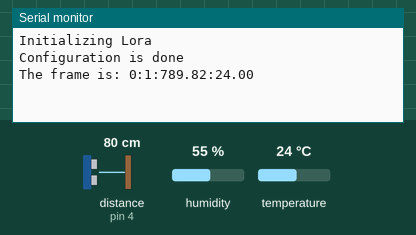
This sketch was run on a simulated Arduino Uno, built with avr-gcc and run on an emulated ATmega328P. On the bench: the last lines printed to the serial monitor. Wiring (inferred from the names in the program): ultrasonic range finder: trigger pin 3; echo pin 4. The inputs (shaded band) are chosen by the test bench; at power-on: distance to the obstacle (sensor on pin 4) 80 cm, temperature 24 °C, humidity 55 %. The echo pulse lasts 58.3 µs per cm; no radio packets arrive unless stated.

Above: at 3.8 s.
3.9 s: distance to the obstacle (sensor on pin 4) set to 2 cm
At 8.8 s:
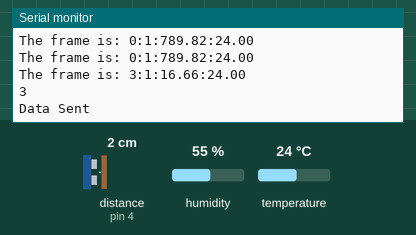
9.5 s: temperature set to 12 °C
At 11.4 s:
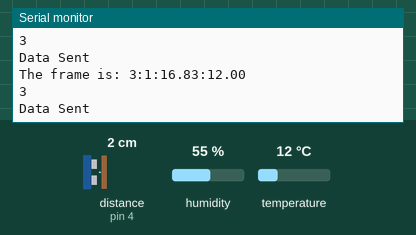
13.4 s: humidity set to 40 %
At 15.2 s:
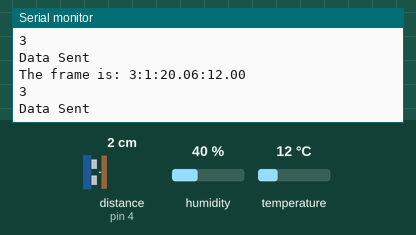
17.3 s: distance to the obstacle (sensor on pin 4) set to 4 cm
At 21.6 s:
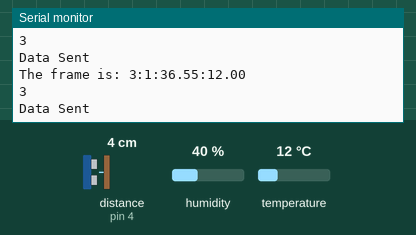
Timing chart, 0 to 23.1 s (numbered marks = the images above; inputs shaded):
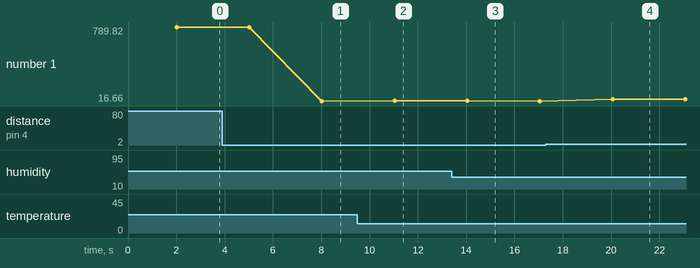

Measured:
- after the input at 3.9 s, the serial monitor: prints a new line after 4.1 s (image 1)
- after the input at 9.5 s, the serial monitor: prints a new line after 1.5 s (image 2)
- after the input at 17.3 s, the serial monitor: prints a new line after 2.8 s (image 4)
- plotted number 1: 789.82 → 16.66 after the input at 3.9 s, 16.83 → 16.66 after the input at 13.4 s, 16.66 → 36.72 after the input at 17.3 s

The sketch:

RailMonitoring_V2.ino
```cpp
#include "DHT.h" // Library that goes with the temperature sensor
#include <SPI.h> //SPI is a library that is needed to make the Rf transmitter work
#include <RH_RF95.h> //Library for Lora
#include "encrypt.h" //library to make the encryption of the data

#define ADD 1 //this is where you specify the address of the station
#define TYPE 0 //by default the type of the frame is 0. It can be 1, 2 or 3 dependending on the conditions


DHT dht; //declaration of the variable for the temperature
RH_RF95 rf95; //declaration of the variable for Lora
float frequency = 868.0; //Frequency that is used for Lora
ENCRYPT encrypt_decrypt; //declaration of the variable for the encryption
//encrypt_key contains the key
unsigned char encryptkey[16]={0x01,0x23,0x45,0x67,0x89,0xAB,0xCD,0xEF,0x01,0x23,0x45,0x67,0x89,0xAB,0xCD,0xEF};


//Ultrasound Sensor
//We define here the pins on the arduino board for the ultrasound sensor
int trig = 3;
int echo = 4;


//DHT pin
//
//We define here the pin on the arduino board for the temperature sensor
int pinDHT = 5;
/* Sound speed on air in mm/us */
const float SOUND_SPEED = 340.0 / 1000;

//This is the part of the code whe we do all the setup it is done once by the micro controller
void setup()
{
  Serial.begin(9600); //This is made to begin the serial port so that data can be read.
  initRF(); //we call the function that initialize the Lora Module
  //The lines below are made to setup the two sensors
  pinMode(trig, OUTPUT);
  digitalWrite(trig, LOW);
  pinMode(echo, INPUT);
  dht.setup(pinDHT);


}
// the loop is what will be executed by the micro controller continously
void loop()
{
  int cpt=0;
  while(cpt<30){
String trame = getTrame(); //Here we put the frame on a variable named trame
if(trame[0]!='0'){ //if the frame type is different from '0'
Serial.println(trame[0]); // We print the frame type
sendPacket(trame);} // and send it to the gateway because there is a problem
 delay(1000);
 cpt++; //the cpt variable is made to have a loop. With cpt going to 30 the loop is made to be 1mn
}
Serial.println("data"); //at the end of the loop we send periodic data.
String trame = getTrame();
sendPacket(trame);
Serial.println(trame[0]);
delay(1000);
}

void initRF(){
  Serial.println(F("Initializing Lora"));
  if (!rf95.init())
    Serial.println("init failed");
   // Setup ISM frequency
  rf95.setFrequency(frequency);
  // Setup Power,dBm
  rf95.setTxPower(13);
  // Defaults after init are 434.0MHz, 13dBm, Bw = 125 kHz, Cr = 4/5, Sf = 128chips/symbol, CRC on

  Serial.println("Configuration is done");
}

void sendPacket(String packet){
  int len = packet.length()+1; //size of packet
  char buff[len]; //create buffer
  packet.toCharArray(buff, len); //store packet in buffer
  encrypt_decrypt.btea(buff, len, encryptkey); //encryption of data
  rf95.send(buff, len); //here we send data
  Serial.println("Data Sent");

}
//this function is made to get data from ultra sound sensor
float getDistanceFromUltraSound(){
  long lecture_echo;
  float mm;
  digitalWrite(trig, HIGH);
  delayMicroseconds(10);
  digitalWrite(trig, LOW);
  lecture_echo = pulseIn(echo, HIGH);
  mm = lecture_echo /  2.0 * SOUND_SPEED;
  return mm;
}
//this function is made to get data from temperature sensor
float getTemperatureFromDHT(){
   delay(dht.getMinimumSamplingPeriod());
   float temperature = dht.getTemperature();
   return temperature;
}
//Function to get the frame
String getTrame(){
  int type = TYPE;
  // frame type
  float mm= getDistanceFromUltraSound();
  //store ultra sound data in mm
  float ma = getTemperatureFromDHT();
  //store temperature data in ma
  if(ma>30)
  type=1;
  //test on temperature
  if(mm<400)
  type=2;
  //test on ultrasound
  if(ma<30 && mm<400)
  type=3;
  //test on temperature and ultrasound

  String trame="";
  //Frame formation
  trame+=type;
  trame+=":";
  trame+=ADD;
  trame+=":";
  trame+=String(mm, 2);
  trame+=":";
  trame+=String(ma, 2);
  Serial.print("The frame is: ");
  Serial.println(trame);
  return trame;
}
```

encrypt.cpp
```cpp
 /*
  example: Encryption C file base on  https://en.wikipedia.org/wiki/XXTEA

  modified 16 Jan 2017
  by Dragino Tech <support@dragino.com>
  Dragino Technology Co., Limited
*/

 #include "encrypt.h"

 #define DELTA 0x9e3779b9
 #define MX (((z>>5^y<<2) + (y>>3^z<<4)) ^ ((sum^y) + (key[(p&3)^e] ^ z)))


 void ENCRYPT::btea(uint8_t *v, int n, uint8_t const key[16]) {
    uint8_t y, z, sum;
    unsigned p, rounds, e;
    if (n > 1) {          /* Coding Part */
      rounds = 6 + 52/n;
      sum = 0;
      z = v[n-1];
      do {
        sum += DELTA;
        e = (sum >> 2) & 3;
        for (p=0; p<n-1; p++) {
          y = v[p+1];
          z = v[p] += MX;
        }
        y = v[0];
        z = v[n-1] += MX;
      } while (--rounds);
    } else if (n < -1) {  /* Decoding Part */
      n = -n;
      rounds = 6 + 52/n;
      sum = rounds*DELTA;
      y = v[0];
      do {
        e = (sum >> 2) & 3;
        for (p=n-1; p>0; p--) {
          z = v[p-1];
          y = v[p] -= MX;
        }
        z = v[n-1];
        y = v[0] -= MX;
        sum -= DELTA;
      } while (--rounds);
    }
  }
```

encrypt.h
```cpp
#ifndef encrypt_h
#define  encrypt_h


#if defined(ARDUINO) && (ARDUINO >= 100)
#include <Arduino.h>
#else
#include <WProgram.h>
#endif


class ENCRYPT
{
public:

   unsigned char key[16]={0};
   void btea(uint8_t *v, int n, uint8_t const key[16]) ;
};
#endif
```
